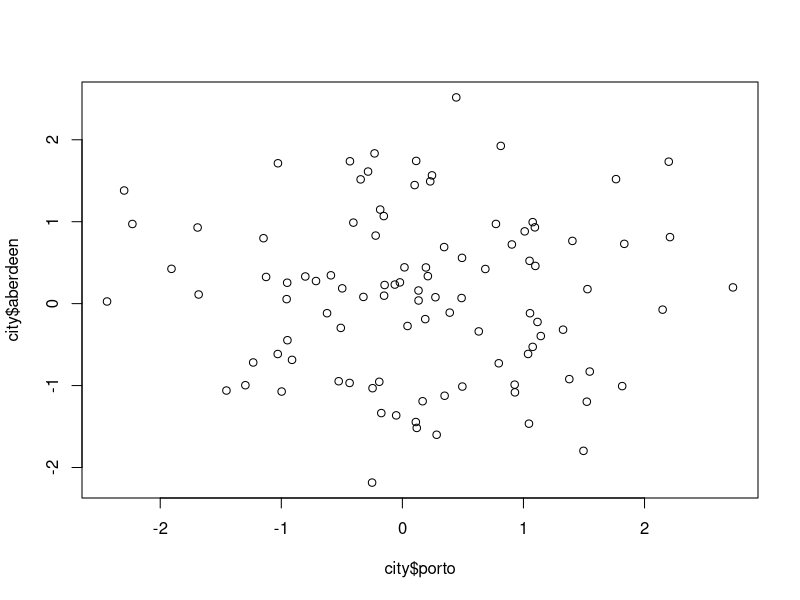
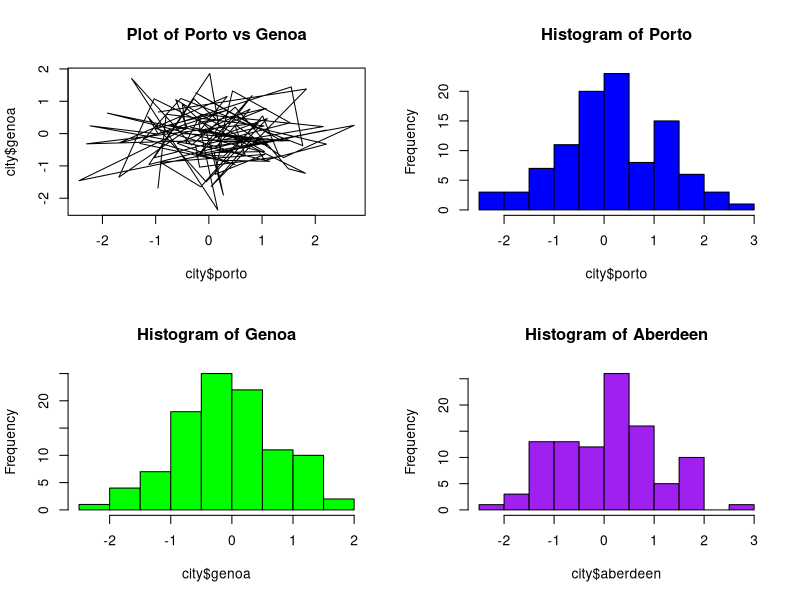
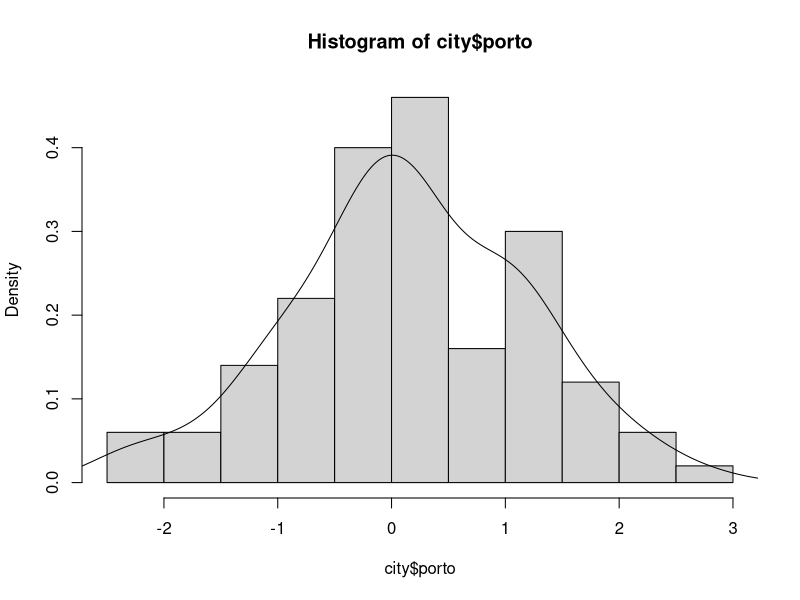
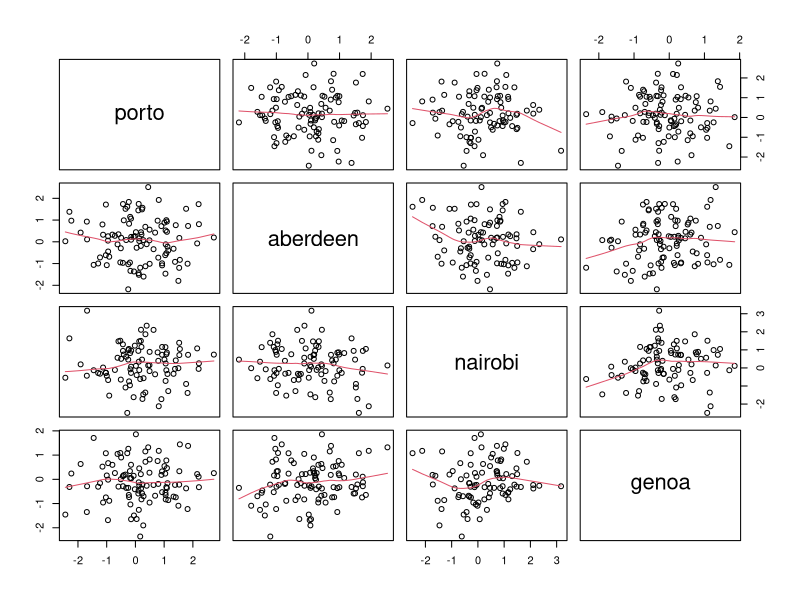
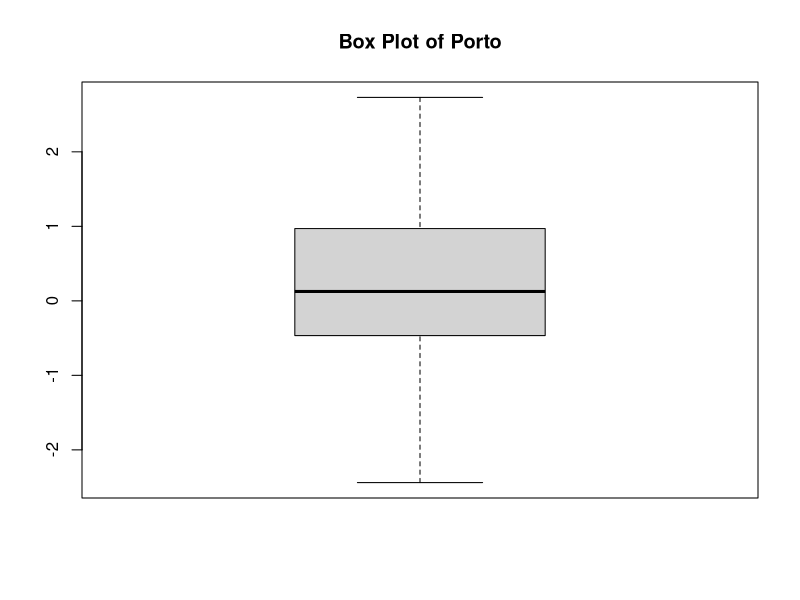
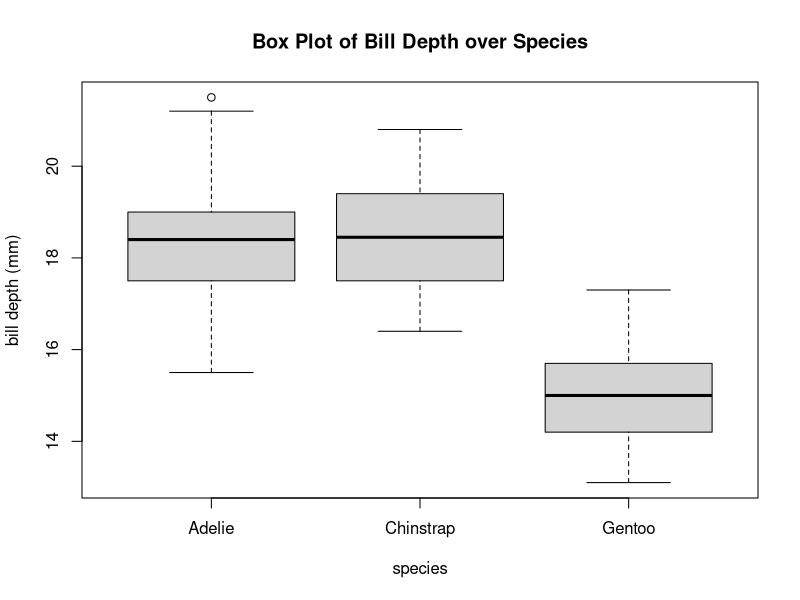
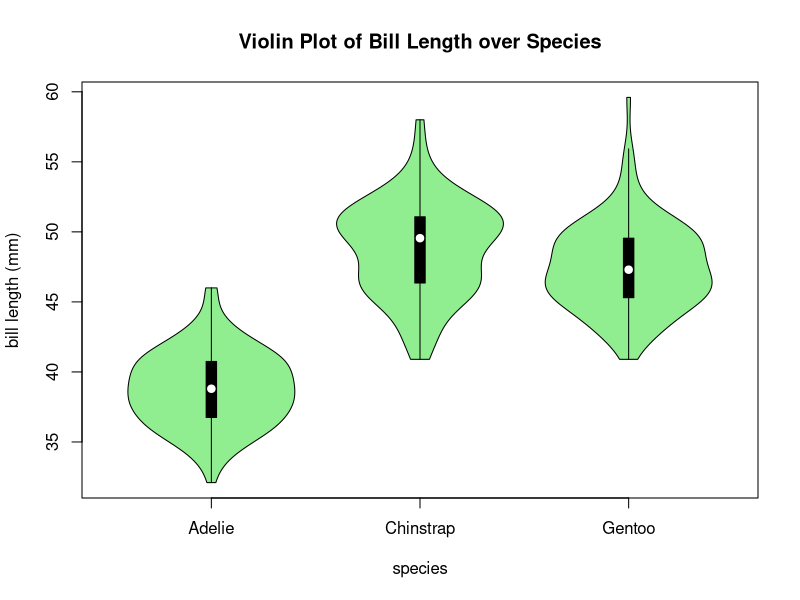
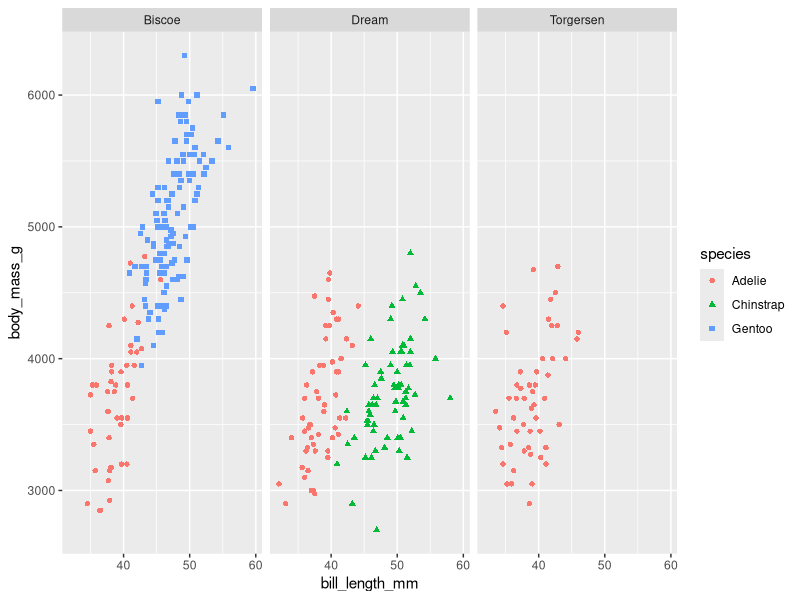

Write the R code that produced these figures, in order.
###
# discussion work 
###

# plots can be created in both base R and with ggplot (but ggplot will allow you to
# make much more detailed plots than base R)

# generate data table of different city information
city <- data.frame(
  porto = rnorm(100),
  aberdeen = rnorm(100),
  nairobi = c(rep(NA, 10), rnorm(90)),
  genoa = rnorm(100)
)

# create a scatter plot that plots two cities against each other
plot(city$porto, city$aberdeen)

# use par and mfrow to plot 4 graphs within one screen
# can use main to rename the title of the plot
# can use col to choose the color of the plot
# comment following line out if you want just one plot again
par(mfrow = c(2, 2))
plot(city$porto, city$genoa, type = "l", main = "Plot of Porto vs Genoa")
hist(city$porto, col = "blue", main = "Histogram of Porto")
hist(city$genoa, col = "green", main = "Histogram of Genoa")
hist(city$aberdeen, col = "purple", main = "Histogram of Aberdeen")

par(mfrow = c(1,1))
hist(city$porto, freq = F) # need to set freq = F for correct density line 
lines(density(city$porto))

# use pairs() to create a multi-panel scatter plot with plot of all combo of vars
png(filename = "city_pair_plot.png")
pairs(city, panel = panel.smooth)

###
# homework
###

# box plots
# create a box plot of Porto using the generated city data
boxplot(city$porto, main = "Box Plot of Porto") 

# generate a box plot and violin plot using the penguin data from class
# load in necessary libraries 
library(tidyverse)
library(palmerpenguins)

# load in penguin data set into r
data("penguins")

# generate a box plot to see how the bill_depth_mm variable changes with each species
boxplot(bill_depth_mm ~ species, data = penguins, ylab = "bill depth (mm)",
        xlab = "species", main = "Box Plot of Bill Depth over Species")

# generate a violin plot to see how the bill_length_mm variable changes with each species
# load in necessary library
library(vioplot)
vioplot(bill_length_mm ~ species, data = penguins, ylab = "bill length (mm)",
        xlab = "species", col = "light green",
        main = "Violin Plot of Bill Length over Species")

# facets in ggplot
# use facet_wrap to facet a plot by a single variable 
# generate a scatter plot of bill_length_mm vs body_mass_g faceted by which island the
# penguin is on 
ggplot(penguins, aes(x = bill_length_mm, y = body_mass_g)) +
  geom_point(aes(color = species, shape = species)) +
  facet_wrap(~island)

# legends in ggplot
orig_plot <- ggplot(data = penguins,
  mapping = aes(x = flipper_length_mm, y = body_mass_g, color = species)) + geom_point() 
orig_plot

# use labs to change the name of a legend
orig_plot <- orig_plot + labs(color = "Penguin Species")
orig_plot

# use legend.position within theme() to move around the location of the legend around
orig_plot <- orig_plot + theme(legend.position = "bottom")
orig_plot

# use legend.text within theme() to change the appearance of legend text (color/size)
orig_plot <- orig_plot + theme(legend.text = element_text(size = 8, colour = "gray"))
orig_plot
